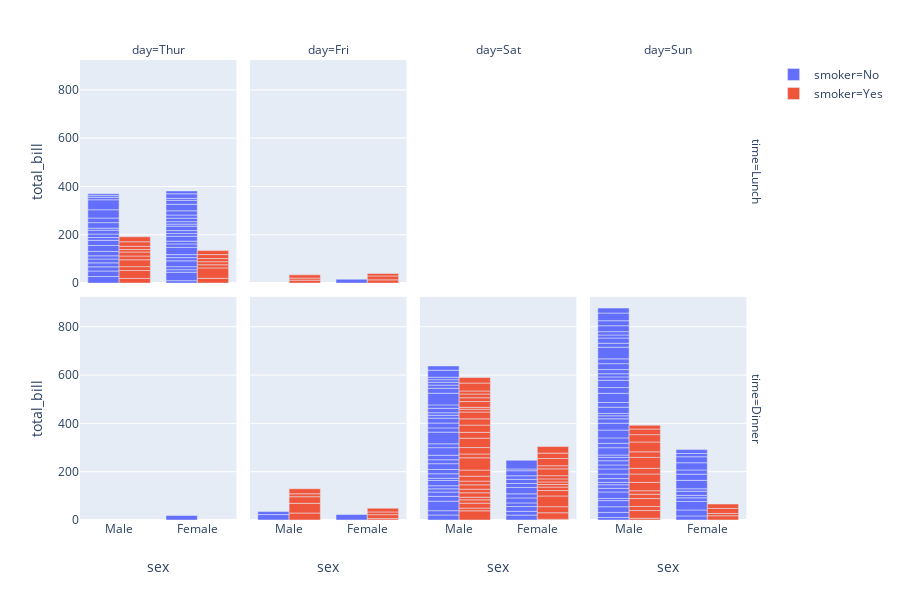

Write notebook code for a chart like this one.
### Markdown cell above
<h4 id="Facetted-subplots">Facetted subplots<a class="anchor-link" href="#Facetted-subplots">¶</a></h4><p>Use the keyword arguments <code>facet_row</code> (resp. <code>facet_col</code>) to create facetted subplots, where different rows (resp. columns) correspond to different values of the dataframe column specified in <code>facet_row</code>.</p>

### Code cell
import plotly.express as px
fig = px.bar(tips, x="sex", y="total_bill", color="smoker", barmode="group",
             facet_row="time", facet_col="day",
             category_orders={"day": ["Thur", "Fri", "Sat", "Sun"],
                              "time": ["Lunch", "Dinner"]})
fig.show()

### Figure 1 — Plotly figure (JSON) as saved in the notebook; plotly's stock layout.template omitted (floating-point values rounded to 4 significant figures)
{"data": [{"alignmentgroup": "True", "hoverlabel": {"namelength": 0}, "hovertemplate": "smoker=No<br>time=Lunch<br>day=Thur<br>sex=%{x}<br>total_bill=%{y}", "legendgroup": "smoker=No", "marker": {"color": "#636efa"}, "name": "smoker=No", "offsetgroup": "smoker=No", "orientation": "v", "showlegend": true, "textposition": "auto", "type": "bar", "x": ["Male", "Male", "Male", "Male", "Female", "Male", "Female", "Male", "Male", "Male", "Male", "Female", "Female", "Female", "Male", "Female", "Male", "Male", "Female", "Female", "Male", "Female", "Female", "Male", "Male", "Female", "Female", "Female", "Female", "Female", "Female", "Female", "Female", "Female", "Male", "Male", "Female", "Female", "Female", "Female", "Female", "Male", "Male", "Male"], "xaxis": "x5", "y": [27.2, 22.76, 17.29, 16.66, 10.07, 15.98, 34.83, 13.03, 18.28, 24.71, 21.16, 10.65, 12.43, 24.08, 11.69, 13.42, 14.26, 15.95, 12.48, 29.8, 8.52, 14.52, 11.38, 22.82, 19.08, 20.27, 11.17, 12.26, 18.26, 8.51, 10.33, 14.15, 13.16, 17.47, 34.3, 41.19, 27.05, 16.43, 8.35, 18.64, 11.87, 9.78, 7.51, 7.56], "yaxis": "y5"}, {"alignmentgroup": "True", "hoverlabel": {"namelength": 0}, "hovertemplate": "smoker=No<br>time=Lunch<br>day=Fri<br>sex=%{x}<br>total_bill=%{y}", "legendgroup": "smoker=No", "marker": {"color": "#636efa"}, "name": "smoker=No", "offsetgroup": "smoker=No", "orientation": "v", "showlegend": false, "textposition": "auto", "type": "bar", "x": ["Female"], "xaxis": "x6", "y": [15.98], "yaxis": "y6"}, {"alignmentgroup": "True", "hoverlabel": {"namelength": 0}, "hovertemplate": "smoker=No<br>time=Dinner<br>day=Thur<br>sex=%{x}<br>total_bill=%{y}", "legendgroup": "smoker=No", "marker": {"color": "#636efa"}, "name": "smoker=No", "offsetgroup": "smoker=No", "orientation": "v", "showlegend": false, "textposition": "auto", "type": "bar", "x": ["Female"], "xaxis": "x", "y": [18.78], "yaxis": "y"}, {"alignmentgroup": "True", "hoverlabel": {"namelength": 0}, "hovertemplate": "smoker=No<br>time=Dinner<br>day=Fri<br>sex=%{x}<br>total_bill=%{y}", "legendgroup": "smoker=No", "marker": {"color": "#636efa"}, "name": "smoker=No", "offsetgroup": "smoker=No", "orientation": "v", "showlegend": false, "textposition": "auto", "type": "bar", "x": ["Male", "Female", "Male"], "xaxis": "x2", "y": [22.49, 22.75, 12.46], "yaxis": "y2"}, {"alignmentgroup": "True", "hoverlabel": {"namelength": 0}, "hovertemplate": "smoker=No<br>time=Dinner<br>day=Sat<br>sex=%{x}<br>total_bill=%{y}", "legendgroup": "smoker=No", "marker": {"color": "#636efa"}, "name": "smoker=No", "offsetgroup": "smoker=No", "orientation": "v", "showlegend": false, "textposition": "auto", "type": "bar", "x": ["Male", "Male", "Female", "Female", "Male", "Male", "Male", "Male", "Male", "Male", "Female", "Male", "Male", "Female", "Female", "Male", "Male", "Male", "Female", "Male", "Male", "Male", "Female", "Male", "Male", "Male", "Female", "Male", "Male", "Female", "Female", "Male", "Female", "Male", "Male", "Female", "Male", "Male", "Male", "Male", "Male", "Male", "Female", "Male", "Male"], "xaxis": "x3", "y": [20.65, 17.92, 20.29, 15.77, 39.42, 19.82, 17.81, 13.37, 12.69, 21.7, 19.65, 9.55, 18.35, 15.06, 20.69, 17.78, 24.06, 16.31, 16.93, 18.69, 31.27, 16.04, 26.41, 48.27, 17.59, 20.08, 16.45, 20.23, 12.02, 17.07, 14.73, 10.51, 20.92, 18.24, 14, 7.25, 48.33, 20.45, 13.28, 11.61, 10.77, 10.07, 35.83, 29.03, 17.82], "yaxis": "y3"}, {"alignmentgroup": "True", "hoverlabel": {"namelength": 0}, "hovertemplate": "smoker=No<br>time=Dinner<br>day=Sun<br>sex=%{x}<br>total_bill=%{y}", "legendgroup": "smoker=No", "marker": {"color": "#636efa"}, "name": "smoker=No", "offsetgroup": "smoker=No", "orientation": "v", "showlegend": false, "textposition": "auto", "type": "bar", "x": ["Female", "Male", "Male", "Male", "Female", "Male", "Male", "Male", "Male", "Male", "Male", "Female", "Male", "Male", "Female", "Male", "Female", "Male", "Female", "Male", "Male", "Male", "Male", "Male", "Male", "Male", "Male", "Male", "Male", "Female", "Female", "Male", "Male", "Male", "Male", "Male", "Female", "Female", "Male", "Male", "Male", "Male", "Male", "Male", "Female", "Male", "Female", "Female", "Male", "Male", "Male", "Female", "Male", "Male", "Male", "Male", "Male"], "xaxis": "x4", "y": [16.99, 10.34, 21.01, 23.68, 24.59, 25.29, 8.77, 26.88, 15.04, 14.78, 10.27, 35.26, 15.42, 18.43, 14.83, 21.58, 10.33, 16.29, 16.97, 17.46, 13.94, 9.68, 30.4, 18.29, 22.23, 32.4, 28.55, 18.04, 12.54, 10.29, 34.81, 9.94, 25.56, 19.49, 38.07, 23.95, 25.71, 17.31, 29.93, 14.07, 13.13, 17.26, 24.55, 19.77, 29.85, 48.17, 25, 13.39, 16.49, 21.5, 12.66, 16.21, 13.81, 24.52, 20.76, 31.71, 20.69], "yaxis": "y4"}, {"alignmentgroup": "True", "hoverlabel": {"namelength": 0}, "hovertemplate": "smoker=Yes<br>time=Lunch<br>day=Thur<br>sex=%{x}<br>total_bill=%{y}", "legendgroup": "smoker=Yes", "marker": {"color": "#EF553B"}, "name": "smoker=Yes", "offsetgroup": "smoker=Yes", "orientation": "v", "showlegend": true, "textposition": "auto", "type": "bar", "x": ["Male", "Male", "Male", "Female", "Male", "Male", "Male", "Male", "Female", "Female", "Male", "Male", "Female", "Female", "Female", "Male", "Female"], "xaxis": "x5", "y": [19.44, 32.68, 16, 19.81, 28.44, 15.48, 16.58, 10.34, 43.11, 13, 13.51, 18.71, 12.74, 13, 16.4, 20.53, 16.47], "yaxis": "y5"}, {"alignmentgroup": "True", "hoverlabel": {"namelength": 0}, "hovertemplate": "smoker=Yes<br>time=Lunch<br>day=Fri<br>sex=%{x}<br>total_bill=%{y}", "legendgroup": "smoker=Yes", "marker": {"color": "#EF553B"}, "name": "smoker=Yes", "offsetgroup": "smoker=Yes", "orientation": "v", "showlegend": false, "textposition": "auto", "type": "bar", "x": ["Male", "Female", "Male", "Male", "Female", "Female"], "xaxis": "x6", "y": [12.16, 13.42, 8.58, 13.42, 16.27, 10.09], "yaxis": "y6"}, {"alignmentgroup": "True", "hoverlabel": {"namelength": 0}, "hovertemplate": "smoker=Yes<br>time=Dinner<br>day=Fri<br>sex=%{x}<br>total_bill=%{y}", "legendgroup": "smoker=Yes", "marker": {"color": "#EF553B"}, "name": "smoker=Yes", "offsetgroup": "smoker=Yes", "orientation": "v", "showlegend": false, "textposition": "auto", "type": "bar", "x": ["Male", "Female", "Female", "Male", "Male", "Male", "Male", "Female", "Female"], "xaxis": "x2", "y": [28.97, 5.75, 16.32, 40.17, 27.28, 12.03, 21.01, 11.35, 15.38], "yaxis": "y2"}, {"alignmentgroup": "True", "hoverlabel": {"namelength": 0}, "hovertemplate": "smoker=Yes<br>time=Dinner<br>day=Sat<br>sex=%{x}<br>total_bill=%{y}", "legendgroup": "smoker=Yes", "marker": {"color": "#EF553B"}, "name": "smoker=Yes", "offsetgroup": "smoker=Yes", "orientation": "v", "showlegend": false, "textposition": "auto", "type": "bar", "x": ["Male", "Male", "Male", "Male", "Male", "Male", "Female", "Male", "Female", "Female", "Male", "Female", "Female", "Male", "Male", "Male", "Female", "Female", "Female", "Male", "Male", "Male", "Male", "Male", "Female", "Male", "Male", "Female", "Female", "Female", "Male", "Male", "Male", "Female", "Female", "Male", "Male", "Male", "Male", "Male", "Female", "Male"], "xaxis": "x3", "y": [38.01, 11.24, 20.29, 13.81, 11.02, 18.29, 3.07, 15.01, 26.86, 25.28, 17.92, 44.3, 22.42, 15.36, 20.49, 25.21, 14.31, 10.59, 10.63, 50.81, 15.81, 26.59, 38.73, 24.27, 12.76, 30.06, 25.89, 13.27, 28.17, 12.9, 28.15, 11.59, 7.74, 30.14, 22.12, 24.01, 15.69, 15.53, 12.6, 32.83, 27.18, 22.67], "yaxis": "y3"}, {"alignmentgroup": "True", "hoverlabel": {"namelength": 0}, "hovertemplate": "smoker=Yes<br>time=Dinner<br>day=Sun<br>sex=%{x}<br>total_bill=%{y}", "legendgroup": "smoker=Yes", "marker": {"color": "#EF553B"}, "name": "smoker=Yes", "offsetgroup": "smoker=Yes", "orientation": "v", "showlegend": false, "textposition": "auto", "type": "bar", "x": ["Female", "Male", "Male", "Male", "Male", "Male", "Male", "Female", "Male", "Male", "Male", "Male", "Male", "Male", "Female", "Male", "Female", "Male", "Male"], "xaxis": "x4", "y": [17.51, 7.25, 31.85, 16.82, 32.9, 17.89, 14.48, 9.6, 34.63, 34.65, 23.33, 45.35, 23.17, 40.55, 20.9, 30.46, 18.15, 23.1, 15.69], "yaxis": "y4"}], "layout": {"annotations": [{"font": {}, "showarrow": false, "text": "day=Thur", "x": 0.115, "xanchor": "center", "xref": "paper", "y": 1, "yanchor": "bottom", "yref": "paper"}, {"font": {}, "showarrow": false, "text": "day=Fri", "x": 0.365, "xanchor": "center", "xref": "paper", "y": 1, "yanchor": "bottom", "yref": "paper"}, {"font": {}, "showarrow": false, "text": "day=Sat", "x": 0.615, "xanchor": "center", "xref": "paper", "y": 1, "yanchor": "bottom", "yref": "paper"}, {"font": {}, "showarrow": false, "text": "day=Sun", "x": 0.865, "xanchor": "center", "xref": "paper", "y": 1, "yanchor": "bottom", "yref": "paper"}, {"font": {}, "showarrow": false, "text": "time=Dinner", "textangle": 90, "x": 0.98, "xanchor": "left", "xref": "paper", "y": 0.2425, "yanchor": "middle", "yref": "paper"}, {"font": {}, "showarrow": false, "text": "time=Lunch", "textangle": 90, "x": 0.98, "xanchor": "left", "xref": "paper", "y": 0.7575, "yanchor": "middle", "yref": "paper"}], "barmode": "group", "height": 600, "legend": {"tracegroupgap": 0}, "margin": {"t": 60}, "xaxis": {"anchor": "y", "domain": [0, 0.23], "title": {"text": "sex"}}, "xaxis2": {"anchor": "y2", "domain": [0.25, 0.48], "matches": "x", "title": {"text": "sex"}}, "xaxis3": {"anchor": "y3", "domain": [0.5, 0.73], "matches": "x", "title": {"text": "sex"}}, "xaxis4": {"anchor": "y4", "domain": [0.75, 0.98], "matches": "x", "title": {"text": "sex"}}, "xaxis5": {"anchor": "y5", "domain": [0, 0.23], "matches": "x", "showticklabels": false}, "xaxis6": {"anchor": "y6", "domain": [0.25, 0.48], "matches": "x", "showticklabels": false}, "xaxis7": {"anchor": "y7", "domain": [0.5, 0.73], "matches": "x", "showticklabels": false}, "xaxis8": {"anchor": "y8", "domain": [0.75, 0.98], "matches": "x", "showticklabels": false}, "yaxis": {"anchor": "x", "domain": [0, 0.485], "title": {"text": "total_bill"}}, "yaxis2": {"anchor": "x2", "domain": [0, 0.485], "matches": "y", "showticklabels": false}, "yaxis3": {"anchor": "x3", "domain": [0, 0.485], "matches": "y", "showticklabels": false}, "yaxis4": {"anchor": "x4", "domain": [0, 0.485], "matches": "y", "showticklabels": false}, "yaxis5": {"anchor": "x5", "domain": [0.515, 1], "matches": "y", "title": {"text": "total_bill"}}, "yaxis6": {"anchor": "x6", "domain": [0.515, 1], "matches": "y", "showticklabels": false}, "yaxis7": {"anchor": "x7", "domain": [0.515, 1], "matches": "y", "showticklabels": false}, "yaxis8": {"anchor": "x8", "domain": [0.515, 1], "matches": "y", "showticklabels": false}}}
